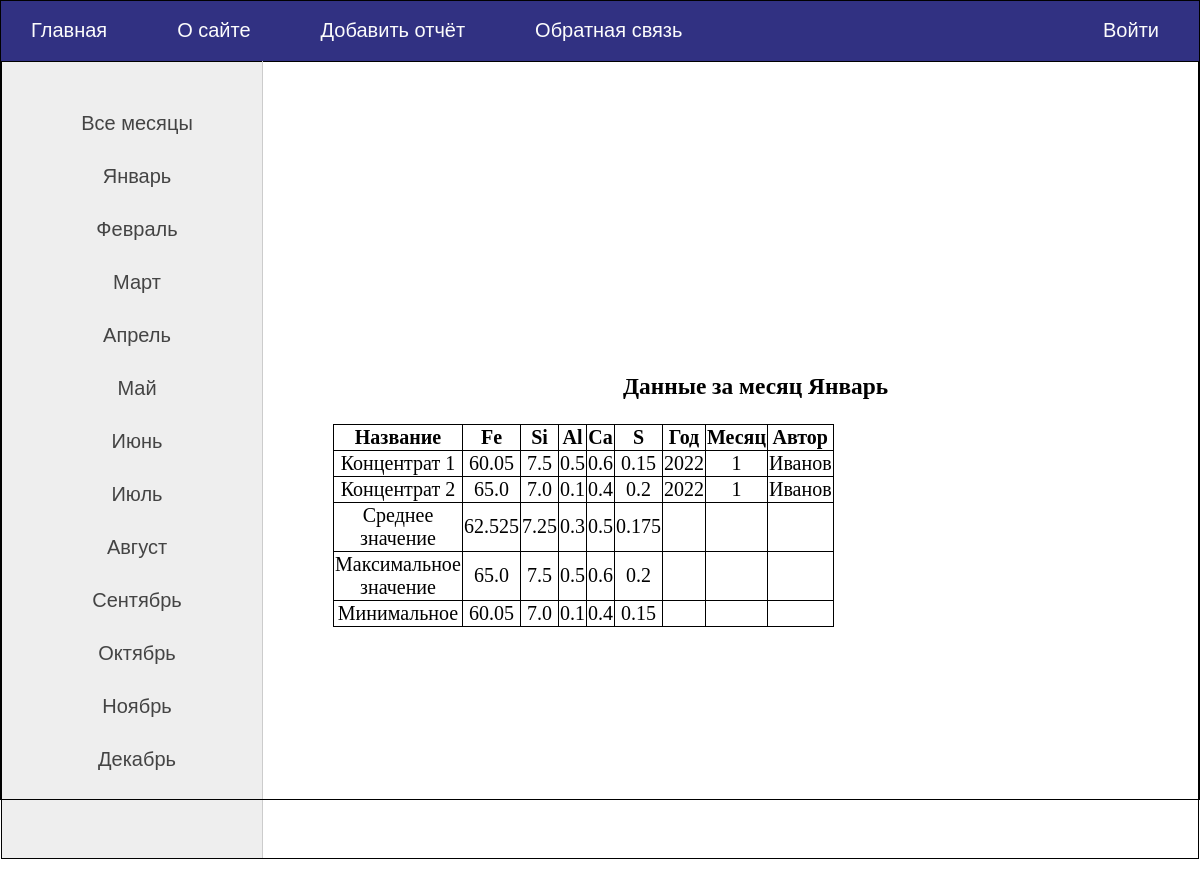
Page /month/1/ on the committed database.
### report/models.py (models this page shows, shortened)
class Report(models.Model):
    title = models.CharField(max_length=255, verbose_name="Наименование сырья")
    component_Fe = models.FloatField(verbose_name="Fe")  # Железо
    component_Si = models.FloatField(verbose_name="Si")  # Кремний
    component_Al = models.FloatField(verbose_name="Al")  # Алюминий
    component_Ca = models.FloatField(verbose_name="Ca")  # Кальций
    component_S = models.FloatField(verbose_name="S")  # Сера
    report_year = models.DecimalField(max_digits=4, decimal_places=0, default=2022, verbose_name='Год')  # Год отчёта
    report_month = models.DecimalField(max_digits=2, decimal_places=0,default=1, verbose_name='Месяц')  # Месяц отчёта
    report_create = models.DateTimeField(auto_now_add=True, verbose_name="Время создания")
    report_update = models.DateTimeField(auto_now=True, verbose_name="Время изменения")
    author_name = models.CharField(max_length=255, default='', verbose_name="Автор")
    class Meta:
        verbose_name = 'Отчёт'
        verbose_name_plural = 'Отчёты'
        ordering = ['title']

### report/views.py (the view)
# urls.py: path('month/<int:month_id>/', show_report, name='report'),
def show_report(request, month_id):
    months_dict = {1: 'Январь',
                   2: 'Февраль',
                   3: 'Март',
                   4: 'Апрель',
                   5: 'Май',
                   6: 'Июнь',
                   7: 'Июль',
                   8: 'Август',
                   9: 'Сентябрь',
                   10: 'Октябрь',
                   11: 'Ноябрь',
                   12: 'Декабрь'}
    reports = Report.objects.filter(report_month=month_id)
    agg_fe = {'name': 'component_Fe'}
    agg_si = {'name': 'component_Si'}
    agg_al = {'name': 'component_Al'}
    agg_ca = {'name': 'component_Ca'}
    agg_s = {'name': 'component_S'}
    agg_avg, agg_max, agg_min = {'name': 'Среднее значение'},\
                                {'name': 'Максимальное значение'}, \
                                {'name': 'Минимальное'}
    list_agg_name = [agg_fe, agg_si, agg_al, agg_ca, agg_s]
    list_agg = [agg_avg, agg_max, agg_min]
    if len(reports) == 0:
        raise Http404()
    else:
        for agg in list_agg_name:
            agg_avg.update(reports.aggregate(Avg(agg.get('name'))))
            agg_max.update(reports.aggregate(Max(agg.get('name'))))
            agg_min.update(reports.aggregate(Min(agg.get('name'))))
    context = {'months_dict': months_dict,
               'reports': reports,
               'menu': menu,
               'title': 'Данные за месяц',
               'month_id': month_id,
               'month_name': months_dict[month_id],
               'list_agg_name': list_agg_name,
               'list_agg': list_agg,
               }
    return render(request, 'report/index.html', context=context)

### report/templates/report/index.html
{% extends 'report/base.html' %}
{% block content %}
<h3>{{title}} {{month_name}}</h3>
<table style="width:50%">
    <tr>
        <th>Название</th>
        <th>Fe</th>
        <th>Si</th>
        <th>Al</th>
        <th>Ca</th>
        <th>S</th>
        <th>Год</th>
        <th>Месяц</th>
        <th>Автор</th>
    </tr>
    {% for r in reports %}
    <tr>
        <td>{{ r.title }}</td>
        <td>{{ r.component_Fe }}</td>
        <td>{{ r.component_Si }}</td>
        <td>{{ r.component_Al }}</td>
        <td>{{ r.component_Ca }}</td>
        <td>{{ r.component_S }}</td>
        <td>{{ r.report_year }}</td>
        <td>{{ r.report_month }}</td>
        <td>{{ r.author_name }}</td>
    </tr>
    {% endfor %}
     {% for l in list_agg %}
    <tr>
        {% for elem, value in l.items %}
            <td>{{ value }}</td>
        {% endfor %}
        <td></td>
        <td></td>
        <td></td>
    </tr>
    {% endfor %}
</table>
{% endblock %}

### report/static/report/css/styles.css (style rules this page uses)
html, body { font-family: 'Arial'; margin: 0; padding: 0; height: 100%; width: 100%; color: #444; }
.table-page tr { height: 100%; }
table, th, td { border: 1px solid black; border-collapse: collapse; text-align: center; align-content: center; }

### rows in the picture
Report: title "Концентрат 1", component_Fe "60.05", component_Si "7.5", component_Al "0.5", component_Ca "0.6", component_S "0.15", report_year "2022", report_month "1", author_name "Иванов"
Report: title "Концентрат 2", component_Fe "65.0", component_Si "7.0", component_Al "0.1", component_Ca "0.4", component_S "0.2", report_year "2022", report_month "1", author_name "Иванов"

### other values in the picture
{{ m.title }} "О сайте" "Добавить отчёт" "Обратная связь"
{{ m.title }} "Войти"
{{ name }} "Январь" "Февраль" "Март" "Апрель" "Май" "Июнь" "Июль" "Август" "Сентябрь" "Октябрь" "Ноябрь" "Декабрь"
{{ title }} "Данные за месяц"
{{ month_name }} "Январь"
{{ value }} "Среднее значение" "62.525" "7.25" "0.3" "0.5" "0.175" "Максимальное значение" "65.0" "7.5" "0.5" "0.6" "0.2" "Минимальное" "60.05" "7.0" "0.1" "0.4" "0.15"
